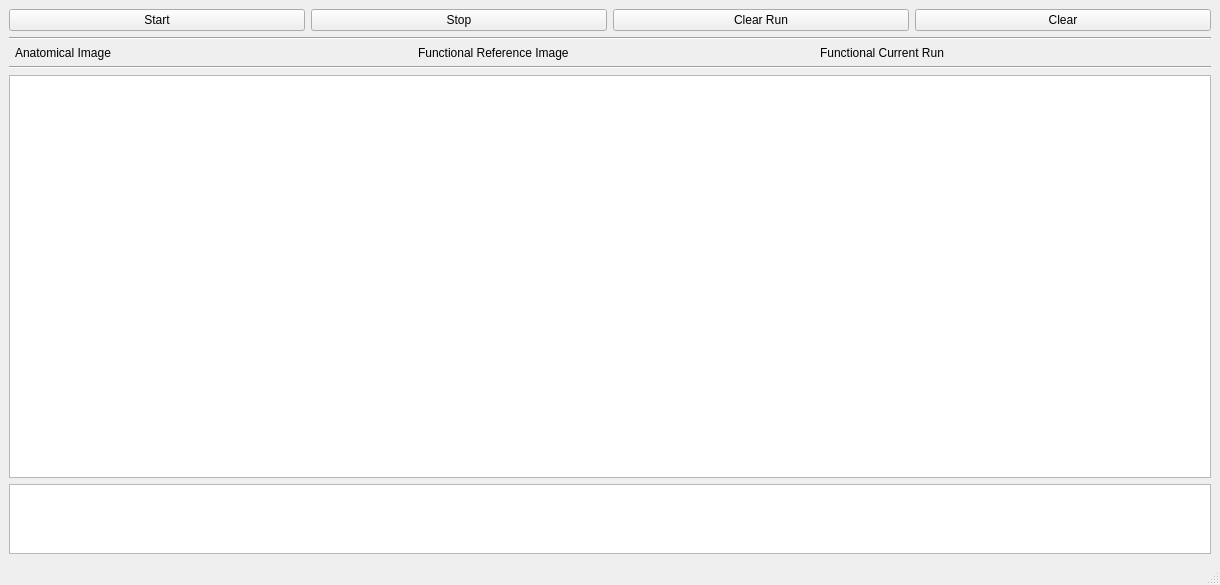
<?xml version="1.0" encoding="UTF-8"?>
<ui version="4.0">
 <class>MainWindow</class>
 <widget class="QMainWindow" name="MainWindow">
  <property name="geometry">
   <rect>
    <x>0</x>
    <y>0</y>
    <width>1220</width>
    <height>585</height>
   </rect>
  </property>
  <property name="windowTitle">
   <string>MBIFriendEngine</string>
  </property>
  <widget class="QWidget" name="centralwidget">
   <layout class="QVBoxLayout" name="verticalLayout">
    <item>
     <layout class="QHBoxLayout" name="horizontalLayout" stretch="0,0,0,0">
      <item>
       <widget class="QPushButton" name="startButton">
        <property name="text">
         <string>Start</string>
        </property>
       </widget>
      </item>
      <item>
       <widget class="QPushButton" name="stopButton">
        <property name="text">
         <string>Stop</string>
        </property>
       </widget>
      </item>
      <item>
       <widget class="QPushButton" name="clearRunButton">
        <property name="text">
         <string>Clear Run</string>
        </property>
       </widget>
      </item>
      <item>
       <widget class="QPushButton" name="clearButton">
        <property name="text">
         <string>Clear</string>
        </property>
       </widget>
      </item>
     </layout>
    </item>
    <item>
     <widget class="Line" name="line">
      <property name="orientation">
       <enum>Qt::Horizontal</enum>
      </property>
     </widget>
    </item>
    <item>
     <layout class="QHBoxLayout" name="horizontalLayout_4" stretch="0,0,0,0,0,0">
      <property name="spacing">
       <number>-1</number>
      </property>
      <property name="sizeConstraint">
       <enum>QLayout::SetDefaultConstraint</enum>
      </property>
      <property name="bottomMargin">
       <number>0</number>
      </property>
      <item>
       <widget class="QLedIndicator" name="anatIndicator">
        <property name="sizePolicy">
         <sizepolicy hsizetype="Fixed" vsizetype="Fixed">
          <horstretch>0</horstretch>
          <verstretch>0</verstretch>
         </sizepolicy>
        </property>
        <property name="toolTip">
         <string>Led indicator/button</string>
        </property>
        <property name="whatsThis">
         <string>Led indicator/button</string>
        </property>
       </widget>
      </item>
      <item>
       <widget class="QLabel" name="label_2">
        <property name="text">
         <string>Anatomical Image</string>
        </property>
       </widget>
      </item>
      <item>
       <widget class="QLedIndicator" name="ledIndicator_3">
        <property name="sizePolicy">
         <sizepolicy hsizetype="Fixed" vsizetype="Fixed">
          <horstretch>0</horstretch>
          <verstretch>0</verstretch>
         </sizepolicy>
        </property>
        <property name="toolTip">
         <string>Led indicator/button</string>
        </property>
        <property name="whatsThis">
         <string>Led indicator/button</string>
        </property>
       </widget>
      </item>
      <item>
       <widget class="QLabel" name="funcRefInidicator">
        <property name="text">
         <string>Functional Reference Image</string>
        </property>
       </widget>
      </item>
      <item>
       <widget class="QLedIndicator" name="ledIndicator">
        <property name="sizePolicy">
         <sizepolicy hsizetype="Fixed" vsizetype="Fixed">
          <horstretch>0</horstretch>
          <verstretch>0</verstretch>
         </sizepolicy>
        </property>
        <property name="toolTip">
         <string>Led indicator/button</string>
        </property>
        <property name="whatsThis">
         <string>Led indicator/button</string>
        </property>
       </widget>
      </item>
      <item>
       <widget class="QLabel" name="funcRunIndicator">
        <property name="text">
         <string>Functional Current Run</string>
        </property>
       </widget>
      </item>
     </layout>
    </item>
    <item>
     <widget class="Line" name="line_3">
      <property name="orientation">
       <enum>Qt::Horizontal</enum>
      </property>
     </widget>
    </item>
    <item>
     <widget class="QTextBrowser" name="engineOuptut">
      <property name="sizePolicy">
       <sizepolicy hsizetype="Expanding" vsizetype="Expanding">
        <horstretch>0</horstretch>
        <verstretch>6</verstretch>
       </sizepolicy>
      </property>
     </widget>
    </item>
    <item>
     <widget class="QTextBrowser" name="convOutput">
      <property name="sizePolicy">
       <sizepolicy hsizetype="Expanding" vsizetype="Expanding">
        <horstretch>0</horstretch>
        <verstretch>1</verstretch>
       </sizepolicy>
      </property>
     </widget>
    </item>
   </layout>
  </widget>
  <widget class="QMenuBar" name="menubar">
   <property name="geometry">
    <rect>
     <x>0</x>
     <y>0</y>
     <width>1220</width>
     <height>22</height>
    </rect>
   </property>
  </widget>
  <widget class="QStatusBar" name="statusbar"/>
 </widget>
 <customwidgets>
  <customwidget>
   <class>QLedIndicator</class>
   <extends>QWidget</extends>
   <header>qledindicator.h</header>
  </customwidget>
 </customwidgets>
 <resources/>
 <connections/>
</ui>
